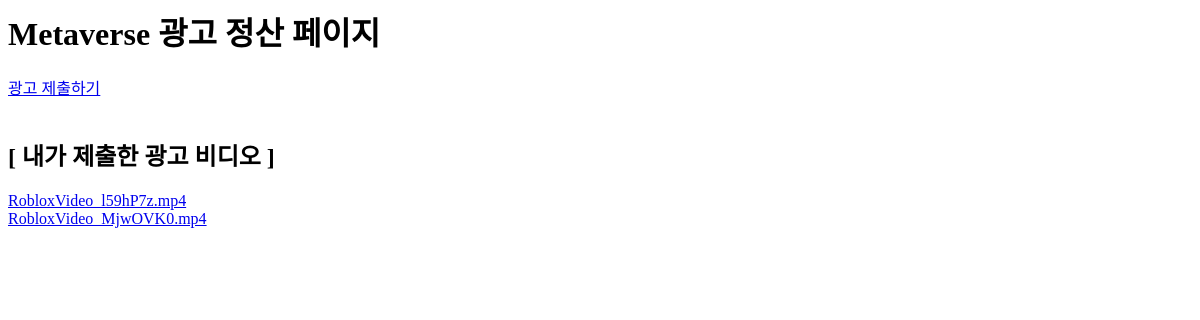
Before: / with the older database file.
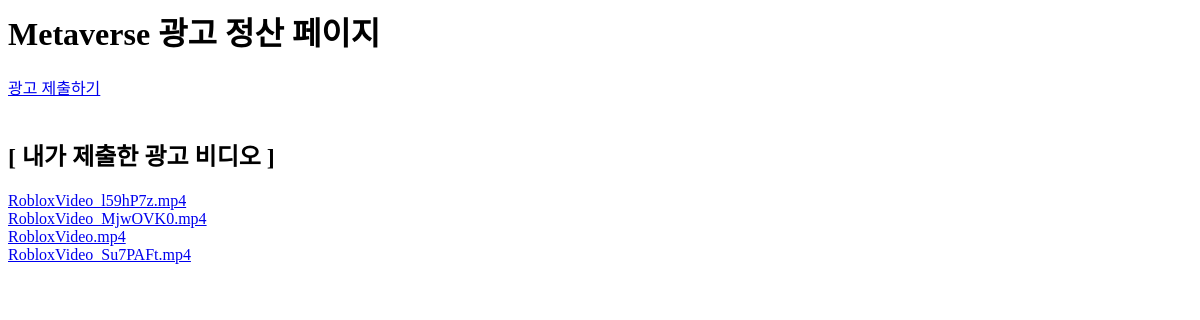
After: the same page with the newer database file.
### metaverse/models.py (models this page shows)
class Content(models.Model):
    pub_date = models.DateTimeField(default = timezone.now)
    file = models.FileField(verbose_name="",blank=True)

### metaverse/views.py (the view)
# urls.py: path('', views.home, name="home"),
def home(request):
    posts = Content.objects.all()
    return render(request, 'home.html', {'posts_list':posts})

### metaverse/templates/home.html (shortened to what this page needs)
<h1>Metaverse 광고 정산 페이지</h1>
<a href="{% url 'new' %}">광고 제출하기</a>
<h2>[ 내가 제출한 광고 비디오 ]</h2>
{% for post in posts_list %}
    <a href="{% url 'detail' index=post.pk %}">{{post.file.name}}</a><br>
{% endfor %}

Changed rows visible on the page:
added Content: file.name "RobloxVideo.mp4"
added Content: file.name "RobloxVideo_Su7PAFt.mp4"
